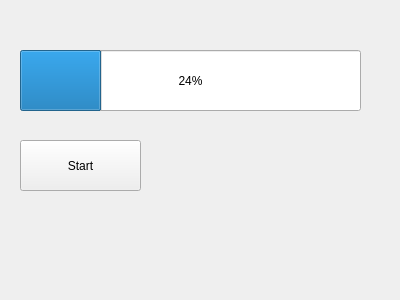
<?xml version="1.0" encoding="UTF-8"?>
<ui version="4.0">
 <class>Form</class>
 <widget class="QWidget" name="Form">
  <property name="geometry">
   <rect>
    <x>0</x>
    <y>0</y>
    <width>400</width>
    <height>300</height>
   </rect>
  </property>
  <property name="windowTitle">
   <string>Form</string>
  </property>
  <widget class="QProgressBar" name="pbar">
   <property name="geometry">
    <rect>
     <x>20</x>
     <y>50</y>
     <width>341</width>
     <height>61</height>
    </rect>
   </property>
   <property name="value">
    <number>24</number>
   </property>
  </widget>
  <widget class="QPushButton" name="btn">
   <property name="geometry">
    <rect>
     <x>20</x>
     <y>140</y>
     <width>121</width>
     <height>51</height>
    </rect>
   </property>
   <property name="text">
    <string>Start</string>
   </property>
  </widget>
 </widget>
 <resources/>
 <connections/>
</ui>
